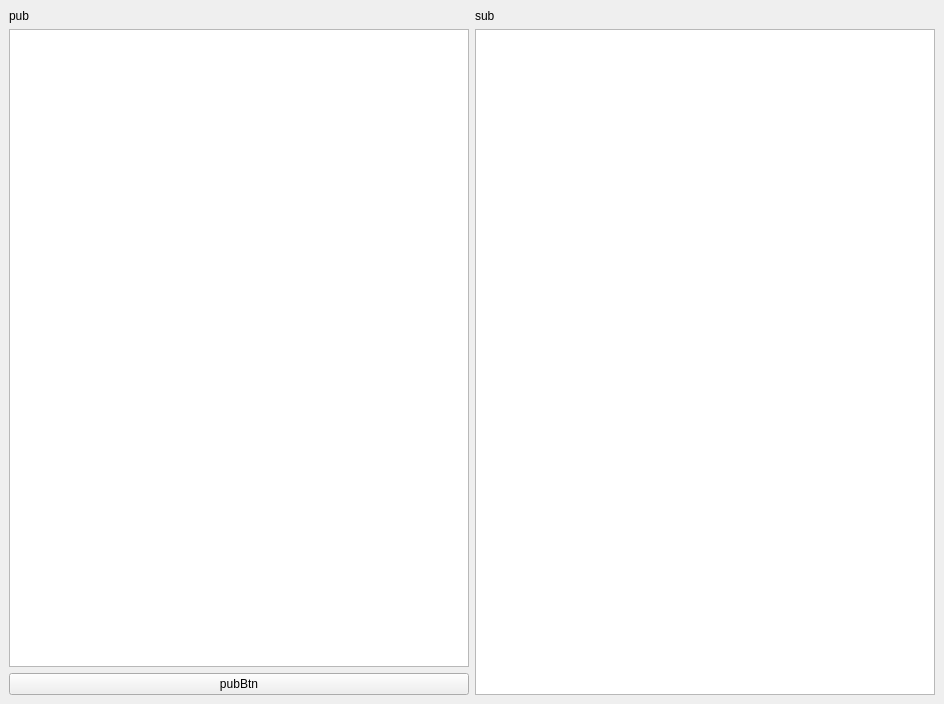
<?xml version="1.0" encoding="UTF-8"?>
<ui version="4.0">
 <class>MainWindow</class>
 <widget class="QMainWindow" name="MainWindow">
  <property name="geometry">
   <rect>
    <x>0</x>
    <y>0</y>
    <width>944</width>
    <height>704</height>
   </rect>
  </property>
  <property name="windowTitle">
   <string>QRosApp</string>
  </property>
  <property name="windowIcon">
   <iconset resource="../resources/images.qrc">
    <normaloff>:/images/icon.png</normaloff>:/images/icon.png</iconset>
  </property>
  <property name="locale">
   <locale language="English" country="Australia"/>
  </property>
  <widget class="QWidget" name="centralwidget">
   <layout class="QGridLayout" name="gridLayout">
    <item row="0" column="0">
     <layout class="QHBoxLayout" name="horizontalLayout">
      <item>
       <layout class="QVBoxLayout" name="verticalLayout">
        <item>
         <widget class="QLabel" name="label">
          <property name="text">
           <string>pub</string>
          </property>
         </widget>
        </item>
        <item>
         <widget class="QPlainTextEdit" name="pubPlain"/>
        </item>
        <item>
         <widget class="QPushButton" name="pubBtn">
          <property name="text">
           <string>pubBtn</string>
          </property>
         </widget>
        </item>
       </layout>
      </item>
      <item>
       <layout class="QVBoxLayout" name="verticalLayout_2">
        <item>
         <widget class="QLabel" name="label_2">
          <property name="text">
           <string>sub</string>
          </property>
         </widget>
        </item>
        <item>
         <widget class="QPlainTextEdit" name="subPlain"/>
        </item>
       </layout>
      </item>
     </layout>
    </item>
   </layout>
  </widget>
  <action name="action_Quit">
   <property name="text">
    <string>&amp;Quit</string>
   </property>
   <property name="shortcut">
    <string>Ctrl+Q</string>
   </property>
   <property name="shortcutContext">
    <enum>Qt::ApplicationShortcut</enum>
   </property>
  </action>
  <action name="action_Preferences">
   <property name="text">
    <string>&amp;Preferences</string>
   </property>
  </action>
  <action name="actionAbout">
   <property name="text">
    <string>&amp;About</string>
   </property>
  </action>
  <action name="actionAbout_Qt">
   <property name="text">
    <string>About &amp;Qt</string>
   </property>
  </action>
 </widget>
 <resources>
  <include location="../resources/images.qrc"/>
 </resources>
 <connections>
  <connection>
   <sender>action_Quit</sender>
   <signal>triggered()</signal>
   <receiver>MainWindow</receiver>
   <slot>close()</slot>
   <hints>
    <hint type="sourcelabel">
     <x>-1</x>
     <y>-1</y>
    </hint>
    <hint type="destinationlabel">
     <x>399</x>
     <y>299</y>
    </hint>
   </hints>
  </connection>
 </connections>
</ui>
